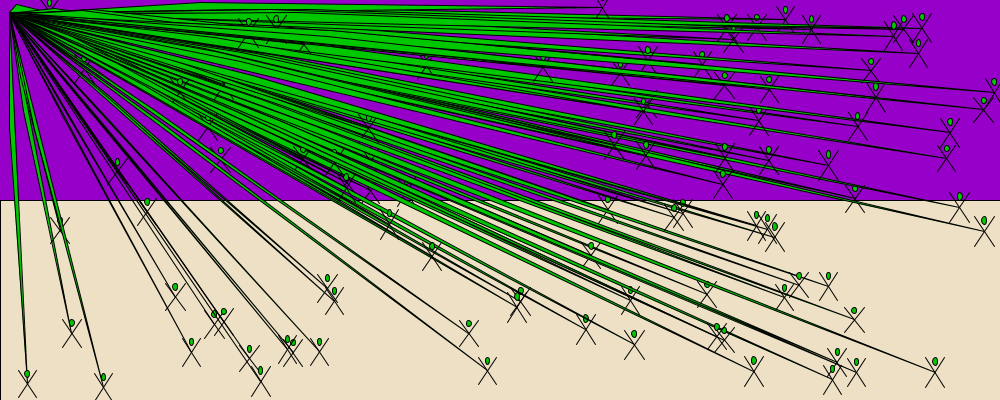
Frame 1 (no input)
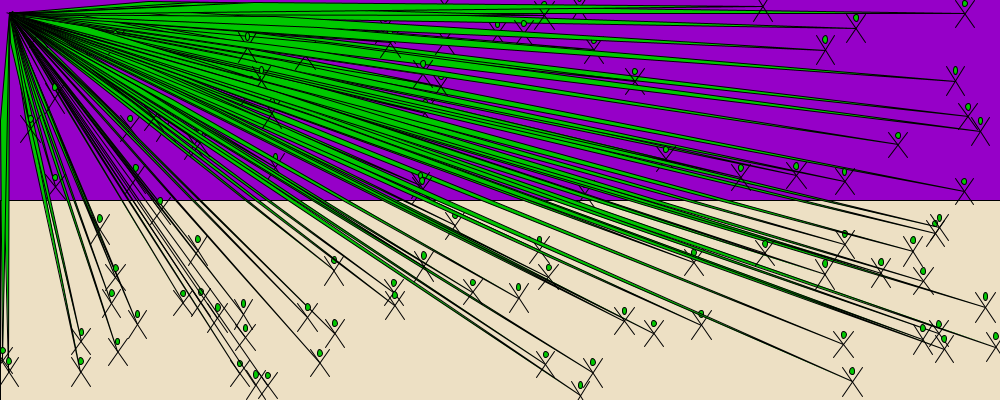
Frame 2 (the mouse pressed at the canvas centre, redrawn once)

The Processing sketch that drew these frames (run headless with seeded random() and noise(); the mouse was pressed at the canvas centre and the sketch redrawn once):

// Processing sketch: processing_50524
// ── processing_50524.pde

float dkX = 0.0;
float dkY = 0.0;
float dkW = 150.0;
float dkH = 100.0;
int numDk = 100;


void setup() {
  size (1000, 400);
  smooth();
  dkX = width/2;
  dkY = height/2;
  noLoop();
  
}

void draw () {
  background (150, 0, 200);
  rectMode(CORNER);
  fill(#EDE0C4);
  rect(0, height/2, width, height/2);
  for (int i = 0; i < numDk; i++) {
    dkX = random(width);
    dkY = random(height);
    dkW = random(18,20);
    dkH = random(25, 30);
    renderdk();
  }
}

void renderdk () {
fill (0, 200, 0);

  // arms and legs
  float x1 = dkX - (dkW / 2);
  float x2 = dkX + (dkW / 2);
  float y1 = dkY - (dkH / 2);
  float y2 = dkY + (dkH / 2);
  line(x1, y1, x2, y2);// left arm and right leg
  line(x2, y1, x1, y2);// right arm and left leg
  
  // body
  triangle (dkX, dkY, dkX/3, dkY/3, dkW/2, dkH/2);

  
  //head 1
  float head1W = dkW * 0.25;
  float head1H = dkH * 0.25;
  float head1X = dkX; 
  float head1Y = dkY - (dkH * 0.375);
  ellipse (head1X, head1Y, head1W, head1H);
  
  //head 2
  /*float head2W = dkW * 0.25;
  float head2H = dkH * 0.25;
  float head2X = dkX * .5; 
  float head2Y = dkY - (dkH * 0.45);
  ellipse (head2X, head2Y, head2W, head2H);
  */
  
  
}

/*
strokeWeight(2);  // Thicken line to outline face 1
ellipse (98, 100, 80, 110); //face dude
ellipse(85, 85, 10, 10); //eye 1
point(85, 85); //pupil 1
ellipse(110, 85, 10, 10); //eye 2
point(110, 85); //pupil 2
ellipse(98, 73, 11, 11); //eye 3
point(98, 73); //pupil 3
strokeWeight(5);  // face 1, mouth thickness
line (90, 125, 106, 125); //mouth

strokeWeight(1);  // Thicken line to outline face 2
ellipse (200, 110, 80, 110);//2nd face
fill (0, 0, 0); //black for eyes
ellipse(183, 85, 5, 10); //2nd face eye 1
ellipse(215, 85, 5, 10); //2nd face eye 2

fill (200, 0, 0); //Red for the gaping maw
strokeWeight(3);  // Thicken line for mouth
ellipse(200, 135, 50, 30); //terrible gaping maw

fill (#FFFFFF);
strokeWeight(1);  // Thicken line for teeth
triangle(186, 122, 190, 131, 192, 122); //upper tooth one
triangle(193, 122, 195, 131, 197, 122); //upper tooth two
triangle(198, 121, 200, 130, 202, 121); //upper tooth three
triangle(203, 122, 205, 131, 207, 122); //upper tooth four
triangle(208, 122, 210, 131, 213, 122); //upper tooth five


triangle(186, 147, 189, 137, 191, 147); //lower tooth #1 combo
triangle(186, 145, 189, 140, 191, 145); //lower tooth #1 combo
triangle(192, 147, 194, 140, 196, 147); //lower tooth #2
triangle(197, 148, 199, 141, 201, 148); //lower tooth #3
triangle(203, 148, 205, 141, 207, 148); //lower tooth #4
triangle(208, 147, 210, 137, 213, 147); //lower tooth #5 combo
triangle(208, 145, 210, 140, 213, 145); //lower tooth #5 combo

/*In the lower jaw I used combo teeth for the first and last tooth to give them
additional menance.*/

/*
fill (0, 0, 0); //black for necks
rect(85, 150, 28, 39);//neck 1
rect(187, 162, 24, 40);//neck 2

fill (0, 200, 0); //green for body to symbolize alienness of body
strokeWeight(5);  // Thick line to outline body
triangle(12, 180, 280, 200, 115, 400); //body

strokeWeight(15);  // Thick line for arm
line(12, 180, 5, 300); //arm 1

strokeWeight(15);  // Thick line
line(280, 200, 283, 300); //arm 2
*/
